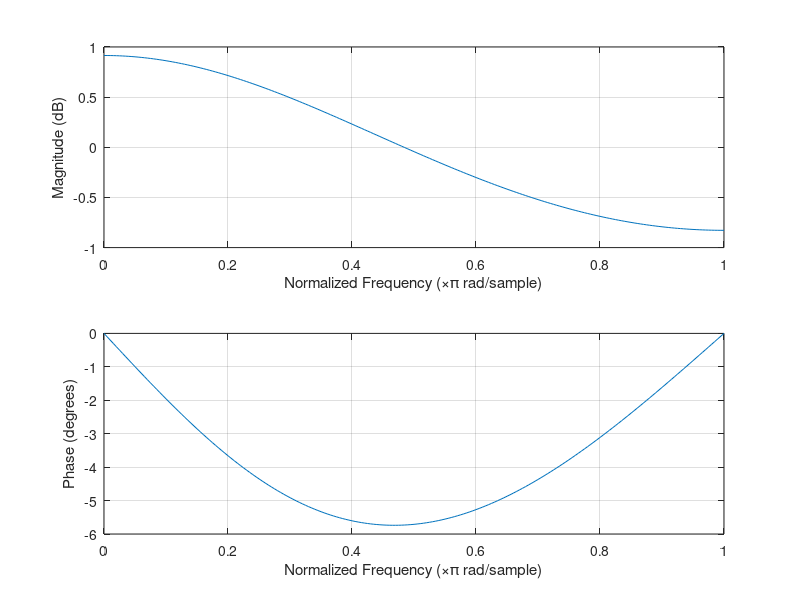
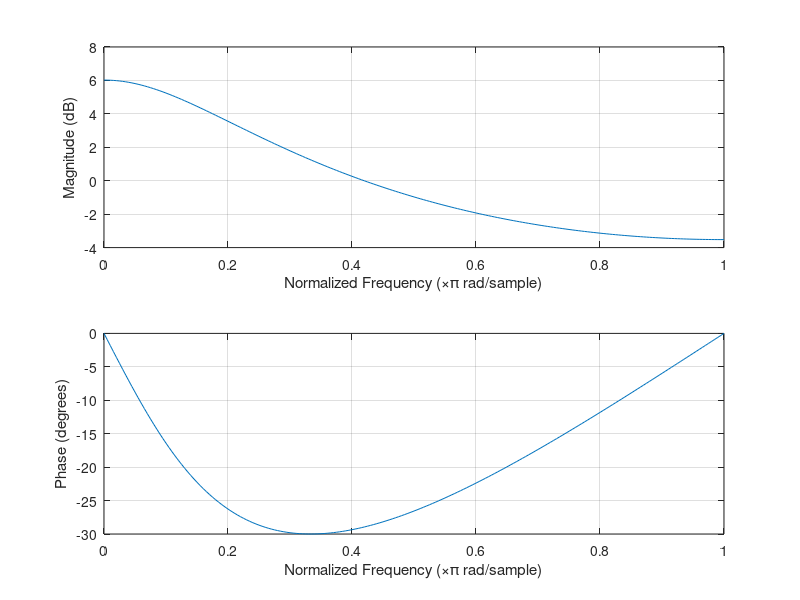
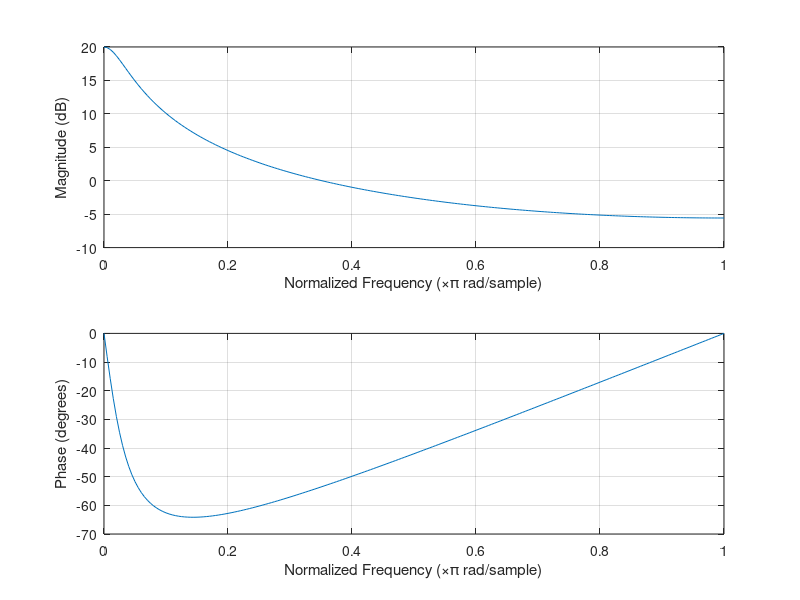
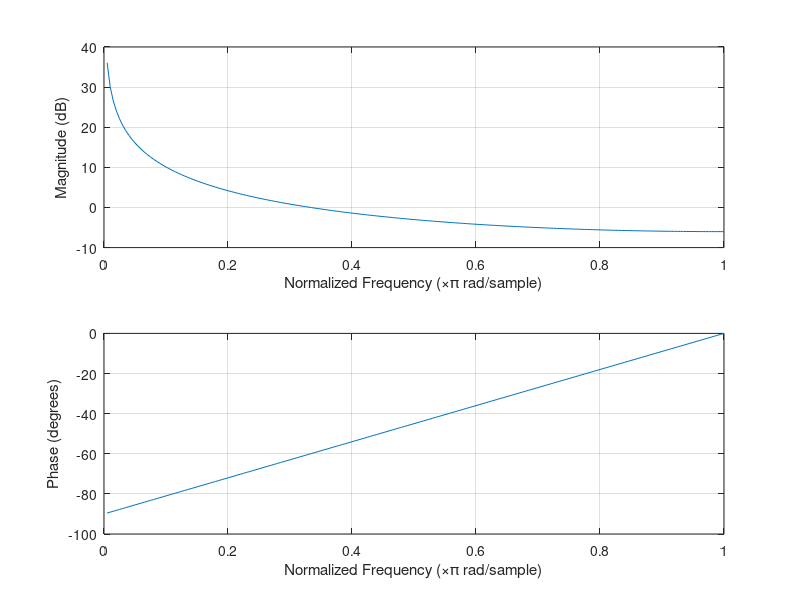

Write the MATLAB code that produced these figures, in order.
clear all;
close all;

r=400;
p=4;
n=200;
Fs=r;
Ts=1/Fs;
t = (0:(n-1))*Ts;
df=(0:(n-1))*Fs/n;
ruis=rand(size(t));
x=sin(2*pi*p*t)+ruis;

a1=[-0.1 -0.5 -0.9 -1.0 -1.1];
zplane(0,a1)

for i=1:5
    %y=filter(1,[1,a1(i)],x);
    figure(i)
    hold on
    zplane(1,[1,a1(i)])
    freqz(1,[1,a1(i)],n)
    hold off
end
